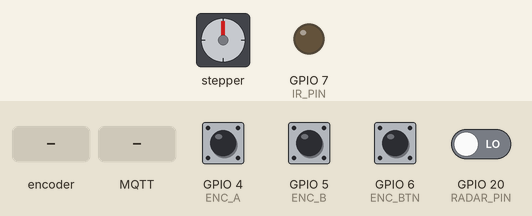
Recording of a sketch running on a simulated ESP32-S3. Parts: stepper motor, output pins drawn as LEDs (lit = HIGH). Wiring (inferred from the names in the program): stepper motor driver (200 steps per turn assumed): step GPIO 0; direction GPIO 1; enable GPIO 2. The test bench sets the inputs (shaded band); at power-on: GPIO 4 (ENC_A), GPIO 5 (ENC_B), GPIO 6 (ENC_BTN) HIGH, GPIO 20 (RADAR_PIN) LOW. WiFi joins after 1.5 s; servers stay silent unless stated; EEPROM starts erased; no MQTT or app messages arrive unless stated; pins used as bus, display or sensor lines are not drawn; what the sketch prints to the serial monitor is not drawn.

Above: at 3.7 s.
3.8 s: rotary encoder on GPIO 4 (ENC_A) / GPIO 5 (ENC_B) turned 3 steps (first pin leading)
At 5.4 s:
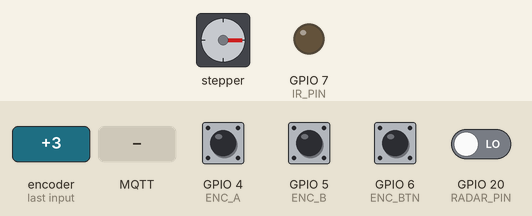
6.1 s: MQTT message "CLOSE" arrives on the first subscribed topic
At 6.55 s:
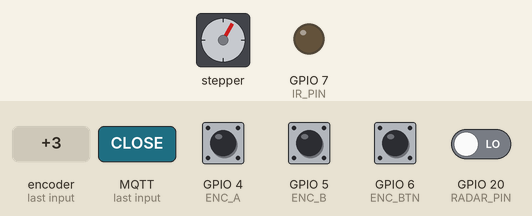
9.1 s: MQTT message "OPEN" arrives on the first subscribed topic
12.1 s: GPIO 6 (ENC_BTN) pulled LOW for 0.15 s
15.2 s: MQTT message "STOP" arrives on the first subscribed topic
At 15.2 s:
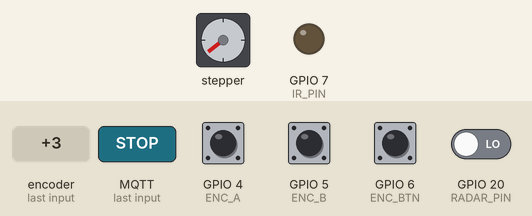
16.7 s: MQTT message "OPEN" arrives on the second subscribed topic
At 17.15 s:
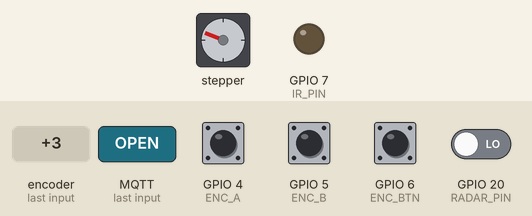
Timing chart, 0 to 20.7 s (numbered marks = the images above; inputs shaded):
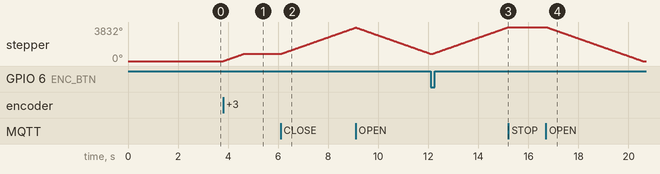

The sketch:

SmartCurtain_firmware.ino
```cpp
#include <WiFi.h>
#include <PubSubClient.h>
#include <Preferences.h>

const char* ssid = "WIFI_NAME";
const char* password = "WIFI_PASSWORD";
const char* mqtt_server = "192.168.1.100";

WiFiClient espClient;
PubSubClient client(espClient);
Preferences prefs;

int STEP_PIN = 0;
int DIR_PIN = 1;
int EN_PIN = 2;

int ENC_A = 4;
int ENC_B = 5;
int ENC_BTN = 6;

int IR_PIN = 7;
int OPTO_PIN = 8;

int RADAR_PIN = 20;
int J3_PIN = 19;

long currentPosition = 0;
long targetPosition = 0;
long MAX_STEPS = 6000;

int lastStateA = LOW;
int lastBtnState = HIGH;
unsigned long lastMqttSend = 0;
long lastSavedPosition = 0;

void setup() {
  Serial.begin(115200);
  delay(1000);
  Serial.println("Starting SmartCurtain...");

  prefs.begin("curtain", false);
  currentPosition = prefs.getLong("pos", 0);
  targetPosition = currentPosition;
  lastSavedPosition = currentPosition;
  Serial.print("Restored position: ");
  Serial.println(currentPosition);

  pinMode(STEP_PIN, OUTPUT);
  pinMode(DIR_PIN, OUTPUT);
  pinMode(EN_PIN, OUTPUT);
  digitalWrite(EN_PIN, HIGH);

  pinMode(ENC_A, INPUT_PULLUP);
  pinMode(ENC_B, INPUT_PULLUP);
  pinMode(ENC_BTN, INPUT_PULLUP);

  pinMode(RADAR_PIN, INPUT);
  pinMode(OPTO_PIN, INPUT_PULLUP);
  pinMode(IR_PIN, OUTPUT);
  digitalWrite(IR_PIN, LOW);

  lastStateA = digitalRead(ENC_A);

  Serial.print("Connecting to ");
  Serial.println(ssid);
  WiFi.begin(ssid, password);

  while (WiFi.status() != WL_CONNECTED) {
    delay(500);
    Serial.print(".");
  }
  Serial.println("");
  Serial.println("WiFi connected!");
  Serial.println(WiFi.localIP());

  client.setServer(mqtt_server, 1883);
  client.setCallback(callback);
}

void callback(char* topic, byte* payload, unsigned int length) {
  String message = "";
  for (int i = 0; i < length; i++) {
    message += (char)payload[i];
  }

  Serial.print("Received MQTT topic: ");
  Serial.print(topic);
  Serial.print(" -> ");
  Serial.println(message);

  if (String(topic) == "homeassistant/cover/smartcurtain/set") {
    if (message == "OPEN") {
      targetPosition = 0;
      Serial.println("Command: OPEN ALL");
    }
    else if (message == "CLOSE") {
      targetPosition = MAX_STEPS;
      Serial.println("Command: CLOSE ALL");
    }
    else if (message == "STOP") {
      targetPosition = currentPosition;
      Serial.println("Command: STOP");
    }
  }

  if (String(topic) == "homeassistant/cover/smartcurtain/set_position") {
    int percentage = message.toInt();
    if (percentage >= 0 && percentage <= 100) {
      targetPosition = (MAX_STEPS * percentage) / 100;
      Serial.print("Moving to percentage: ");
      Serial.println(percentage);
    }
  }
}

void reconnect() {
  while (!client.connected()) {
    Serial.print("Connecting to MQTT broker...");
    if (client.connect("ESP32_SmartCurtain")) {
      Serial.println("connected!");
      client.subscribe("homeassistant/cover/smartcurtain/set");
      client.subscribe("homeassistant/cover/smartcurtain/set_position");
      client.publish("homeassistant/cover/smartcurtain/available", "online");
    } else {
      Serial.print("failed, rc=");
      Serial.print(client.state());
      Serial.println(" retrying in 3 seconds");
      delay(3000);
    }
  }
}

void moveMotor() {
  if (currentPosition != targetPosition) {
    digitalWrite(EN_PIN, LOW);

    if (targetPosition > currentPosition) {
      digitalWrite(DIR_PIN, HIGH);
      digitalWrite(STEP_PIN, HIGH);
      delayMicroseconds(800);
      digitalWrite(STEP_PIN, LOW);
      delayMicroseconds(800);
      currentPosition++;
    }
    else if (targetPosition < currentPosition) {
      digitalWrite(DIR_PIN, LOW);
      digitalWrite(STEP_PIN, HIGH);
      delayMicroseconds(800);
      digitalWrite(STEP_PIN, LOW);
      delayMicroseconds(800);
      currentPosition--;
    }
  } else {
    digitalWrite(EN_PIN, HIGH);
    if (lastSavedPosition != currentPosition) {
      prefs.putLong("pos", currentPosition);
      lastSavedPosition = currentPosition;
      Serial.print("Saved position to flash: ");
      Serial.println(currentPosition);
    }
  }
}

void loop() {
  if (!client.connected()) {
    reconnect();
  }
  client.loop();

  int stateA = digitalRead(ENC_A);
  if (stateA != lastStateA && stateA == LOW) {
    if (digitalRead(ENC_B) != stateA) {
      targetPosition = targetPosition + 150;
    } else {
      targetPosition = targetPosition - 150;
    }
    if (targetPosition > MAX_STEPS) targetPosition = MAX_STEPS;
    if (targetPosition < 0) targetPosition = 0;
  }
  lastStateA = stateA;

  int btnState = digitalRead(ENC_BTN);
  if (btnState == LOW && lastBtnState == HIGH) {
    delay(50);
    if (currentPosition > (MAX_STEPS / 2)) {
      targetPosition = 0;
    } else {
      targetPosition = MAX_STEPS;
    }
  }
  lastBtnState = btnState;

  int radar = digitalRead(RADAR_PIN);

  moveMotor();

  if (millis() - lastMqttSend > 2000) {
    lastMqttSend = millis();

    int pct = (currentPosition * 100) / MAX_STEPS;
    char bufferPct[10];
    sprintf(bufferPct, "%d", pct);
    client.publish("homeassistant/cover/smartcurtain/position", bufferPct);

    if (currentPosition == 0) {
      client.publish("homeassistant/cover/smartcurtain/state", "open");
    } else if (currentPosition == MAX_STEPS) {
      client.publish("homeassistant/cover/smartcurtain/state", "closed");
    } else {
      client.publish("homeassistant/cover/smartcurtain/state", "open");
    }

    if (radar == HIGH) {
      client.publish("homeassistant/sensor/smartcurtain_radar/state", "ON");
    } else {
      client.publish("homeassistant/sensor/smartcurtain_radar/state", "OFF");
    }
  }
}
```

Measured:
- after the input at 3.8 s, stepper: turns 810° clockwise in 0.82 s, starting at once
- after the input at 6.1 s, stepper: keeps turning clockwise at about 992°/s, starting at once
- after the input at 15.2 s, stepper: stops changing and stays 3832°
- after the input at 16.7 s, stepper: keeps turning counter-clockwise at about 992°/s, starting at once
